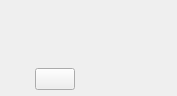
<?xml version="1.0" encoding="UTF-8"?>
<ui version="4.0">
 <class>Magnifier</class>
 <widget class="QWidget" name="Magnifier">
  <property name="geometry">
   <rect>
    <x>0</x>
    <y>0</y>
    <width>177</width>
    <height>96</height>
   </rect>
  </property>
  <property name="windowTitle">
   <string>Form</string>
  </property>
  <layout class="QVBoxLayout" name="verticalLayout">
   <property name="leftMargin">
    <number>2</number>
   </property>
   <property name="topMargin">
    <number>2</number>
   </property>
   <property name="rightMargin">
    <number>2</number>
   </property>
   <property name="bottomMargin">
    <number>2</number>
   </property>
   <item>
    <widget class="QLabel" name="lab_pixmap">
     <property name="sizePolicy">
      <sizepolicy hsizetype="Preferred" vsizetype="Preferred">
       <horstretch>0</horstretch>
       <verstretch>0</verstretch>
      </sizepolicy>
     </property>
     <property name="text">
      <string notr="true"/>
     </property>
    </widget>
   </item>
   <item>
    <widget class="QWidget" name="widget" native="true">
     <layout class="QVBoxLayout" name="verticalLayout_2">
      <property name="spacing">
       <number>4</number>
      </property>
      <property name="leftMargin">
       <number>0</number>
      </property>
      <property name="topMargin">
       <number>4</number>
      </property>
      <property name="rightMargin">
       <number>0</number>
      </property>
      <property name="bottomMargin">
       <number>4</number>
      </property>
      <item>
       <widget class="QLabel" name="lab_coordinate">
        <property name="font">
         <font>
          <family>Consolas</family>
          <pointsize>10</pointsize>
         </font>
        </property>
        <property name="text">
         <string/>
        </property>
        <property name="alignment">
         <set>Qt::AlignmentFlag::AlignCenter</set>
        </property>
       </widget>
      </item>
      <item>
       <widget class="QWidget" name="color_name_dlg" native="true">
        <layout class="QHBoxLayout" name="horizontalLayout">
         <property name="leftMargin">
          <number>0</number>
         </property>
         <property name="topMargin">
          <number>0</number>
         </property>
         <property name="rightMargin">
          <number>0</number>
         </property>
         <property name="bottomMargin">
          <number>0</number>
         </property>
         <item>
          <spacer name="horizontalSpacer">
           <property name="orientation">
            <enum>Qt::Orientation::Horizontal</enum>
           </property>
           <property name="sizeHint" stdset="0">
            <size>
             <width>40</width>
             <height>20</height>
            </size>
           </property>
          </spacer>
         </item>
         <item>
          <widget class="ColorButton" name="btn_color">
           <property name="text">
            <string/>
           </property>
          </widget>
         </item>
         <item>
          <widget class="QLabel" name="lab_color_name">
           <property name="sizePolicy">
            <sizepolicy hsizetype="MinimumExpanding" vsizetype="Preferred">
             <horstretch>0</horstretch>
             <verstretch>0</verstretch>
            </sizepolicy>
           </property>
           <property name="minimumSize">
            <size>
             <width>60</width>
             <height>0</height>
            </size>
           </property>
           <property name="maximumSize">
            <size>
             <width>16777215</width>
             <height>16777215</height>
            </size>
           </property>
           <property name="font">
            <font>
             <family>Consolas</family>
             <pointsize>10</pointsize>
            </font>
           </property>
           <property name="text">
            <string/>
           </property>
           <property name="wordWrap">
            <bool>true</bool>
           </property>
          </widget>
         </item>
         <item>
          <spacer name="horizontalSpacer_2">
           <property name="orientation">
            <enum>Qt::Orientation::Horizontal</enum>
           </property>
           <property name="sizeHint" stdset="0">
            <size>
             <width>40</width>
             <height>20</height>
            </size>
           </property>
          </spacer>
         </item>
        </layout>
       </widget>
      </item>
     </layout>
    </widget>
   </item>
  </layout>
 </widget>
 <customwidgets>
  <customwidget>
   <class>ColorButton</class>
   <extends>QPushButton</extends>
   <header>colorpanel.h</header>
  </customwidget>
 </customwidgets>
 <resources/>
 <connections/>
</ui>
